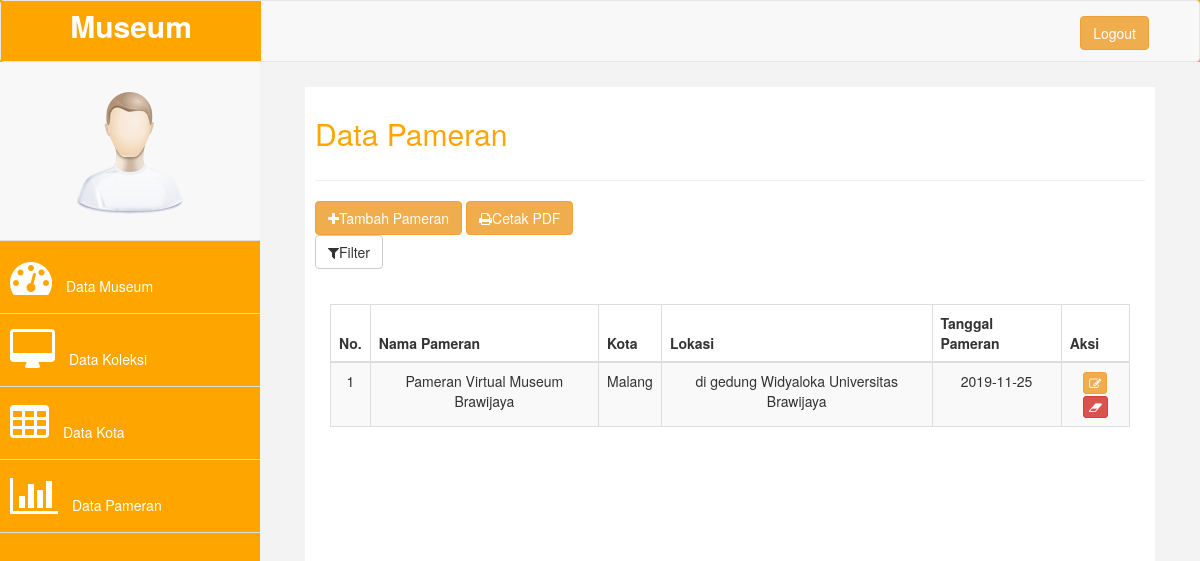
/index.php/admin/c_data_pameran/data_pameran, run on the app's committed database.
### tables this page shows
CREATE TABLE `tb_pameran` (
  `id_pameran` int(7) NOT NULL,
  `nama_pameran` varchar(255) NOT NULL,
  `id_kota` int(11) NOT NULL,
  `kota` varchar(255) NOT NULL,
  `alamat` varchar(255) NOT NULL,
  `tanggal_pameran` date NOT NULL
);

### application/controllers/admin/c_data_pameran.php (called while the page is built, shortened)
<?php
	class c_data_pameran extends CI_Controller
	{
		public function __construct()
		{
			$this->load->model('m_data_pameran');
			$this->load->model('m_data_kota');
			$this->load->model('m_kotaa');
		}
		public function data_pameran()
	{
		$data = array(
		'kondisi'=> '0',
		'pameran' => $this->m_data_pameran->tampil_pameran(),
		'kota' =>$this->m_data_kota->tampil_kota());
		$this->load->view('admin/v_data_pameran.php', $data);
	}
}
?>

### index.php (called while the page is built, shortened)
<?php
require_once BASEPATH.'core/CodeIgniter.php';

### application/models/m_data_pameran.php (called while the page is built, shortened)
<?php
	class m_data_pameran extends CI_Model
	{
		public function tampil_pameran()
		{
			return $hsl=$this->db->get("tb_pameran")->result_array();
		}
	}
?>

### application/views/admin/v_data_pameran.php (the view, shortened to what this page needs)
<?php
  include(APPPATH.'views/admin/v_header.php');
?>
<?php
  include(APPPATH.'views/admin/v_sidebar.php');
?>
<div id="page-wrapper" >
    <div class="row">
    <div class="col-md-12 grid-margin">
      <div class="col-lg-12 grid-margin stretch-card">
        <div class="card">
          <div class="card-body">
            <div id="page-inner">
                <div class="row">
                    <div class="col-md-12">
                     <h2 style="color: orange">Data Pameran</h2>
                    </div>
                </div>
                 <hr />
            <div class="row">
                <div class="col-md-12">
                <a href="<?php echo base_url('admin/c_data_pameran/tambah_pameran') ?>" class="btn btn-md btn-warning"><i class="fa fa-plus"></i>Tambah Pameran</a>
                  <a href="<?= base_url()?>admin/c_data_pameran/pdf/<?= $kondisi ?>" class="btn btn-md btn-warning"><i class="fa fa-print"></i>Cetak PDF</a>
            <div class="dropdown">
                  <button class="btn btn-default dropdown-toggle" type="button" id="menu1" data-toggle="dropdown"><i class="fa fa-filter"></i>Filter</button>
                </div>
                <div class="panel-body">
                    <div class="table-responsive">
            <table class="table table-bordered table-striped" style="margin-top: 20px;text-align: center;">
              <thead>
                <tr>
                  <th> No.</th>
                  <th> Nama Pameran </th>
                  <th> Kota </th>
                  <th> Lokasi </th>
                  <th> Tanggal Pameran </th>
                  <th> Aksi </th>
                </tr>
              </thead>
              <tbody>
                <tr>
                  <?php
                  $i=1;
                  foreach ($pameran as $admin) :
                    ?>
                  <td><?php echo $i ?></td>
                  <td><?php echo $admin['nama_pameran'] ?></td>
                  <td><?php echo $admin['kota'] ?></td>
                  <td><?php echo $admin['alamat'] ?></td>
                  <td><?php echo $admin['tanggal_pameran'] ?></td>
                  <td>
                    <a href="<?php echo base_url('admin/c_data_pameran/edit_pameran/') ?><?php echo $admin['id_pameran']; ?>" class="btn btn-xs btn-warning"><i class="fa fa-edit"></i></a>
                    <a href="<?php echo base_url('admin/c_data_pameran/hapus_pameran/') ?><?php echo $admin['id_pameran']; ?>" class="btn btn-xs btn-danger" onclick = "return confirm('Yakin ingin menghapus data?')"><i class="fa fa-eraser"></i></a>
                  </td>
                </tr>
                <?php $i++ ?>
                <?php endforeach; ?>
              </tbody>
            </table>
          </div>
        </div>
      </div>
    </div>
  </div>
</div>
<?php
  include(APPPATH.'views/admin/v_footer.php')
?>

### css/custom.css (style rules this page uses)
body { font-family: 'Open Sans', sans-serif; }
#page-wrapper { padding: 15px 15px; min-height: 600px; background:#F3F3F3; }
#page-inner { width:100%; margin:10px 20px 10px 0px; background-color:#fff!important; padding:10px; min-height:1200px; }
h2 { color: #f00; }
@media (min-width:768px) { #page-wrapper { margin: 0 0 0 260px; padding: 15px 30px; min-height: 1200px; } }

### data on the page
tb_pameran: nama_pameran "Pameran Virtual Museum Brawijaya", kota "Malang", alamat "di gedung Widyaloka Universitas Brawijaya", tanggal_pameran "2019-11-25"
